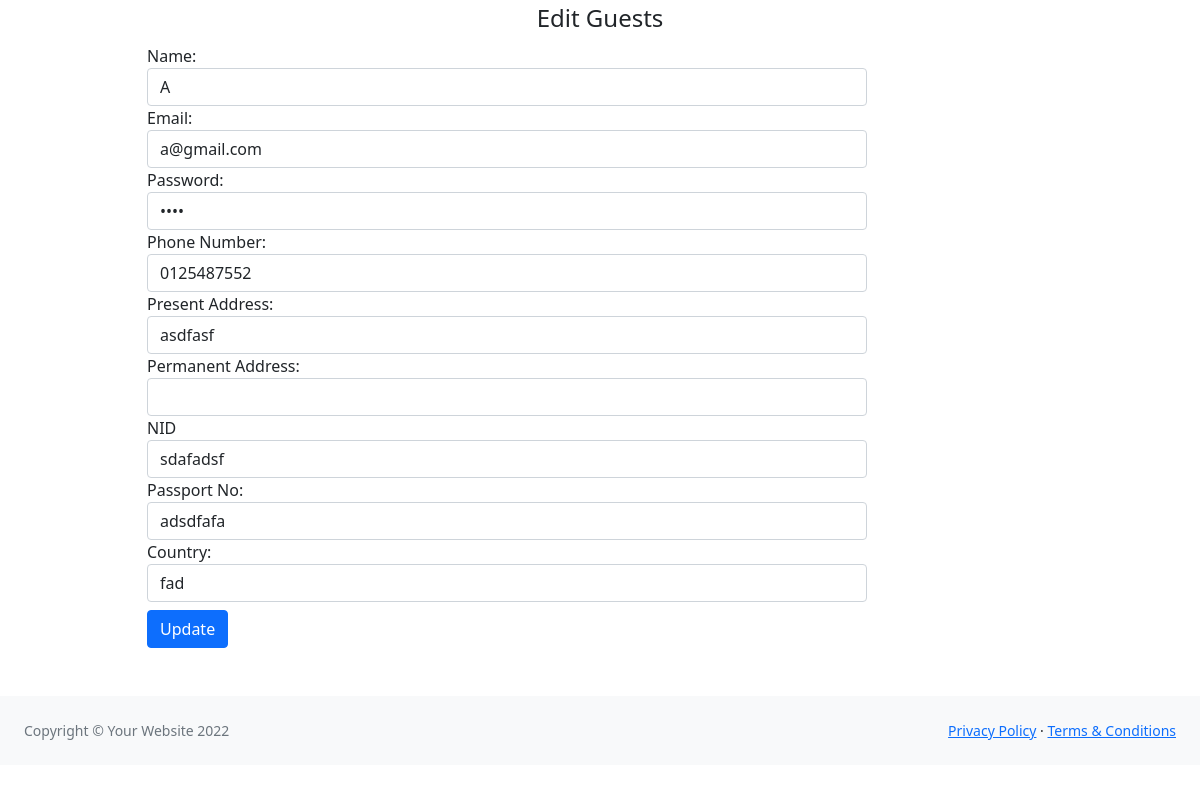
The app's page /admin/guest-edit.php?id=8 (signed in) with its own data.
### tables this page shows
CREATE TABLE `guests` (
  `id` int(11) NOT NULL,
  `user_id` int(11) NOT NULL,
  `name` varchar(128) NOT NULL,
  `email` varchar(128) DEFAULT NULL,
  `password` varchar(128) NOT NULL,
  `phone` varchar(20) DEFAULT NULL,
  `address1` varchar(256) DEFAULT NULL,
  `address2` varchar(256) DEFAULT NULL,
  `country` varchar(30) NOT NULL,
  `nid` varchar(30) DEFAULT NULL,
  `passportno` varchar(60) DEFAULT NULL,
  `created` timestamp NOT NULL DEFAULT current_timestamp()
);

### admin/guest-edit.php (the view, shortened to what this page needs)
<?php
$conn = db::connect();
if (isset($_GET['id'])) {
    $id = $_GET['id'];
    $q = "select * from guests where id ={$id} limit 1";
    $r = $conn->query($q);
    if ($r->num_rows) {
        $test = $r->fetch_assoc();
    } else {
        exit;
    }
} else exit;
?>
<?php require __DIR__ . '/components/header.php';
?>
</head>
<body>
    <div class="container">
        <form action="" method="post" enctype="multipart/form-data">
            <legend class="text-center">Edit Guests</legend>
            <div class="row">
                <div class="col-md-8 offset-md-1">
                    <div class="form-group">
                        <label>Name:</label>
                        <input type="text" name="name" value="<?= $test['name'] ?>" class="form-control">
                    </div>
                    <div class="form-group">
                        <label>Email:</label>
                        <input type="text" name="email" class="form-control" value="<?= $test['email'] ?>">
                    </div>
                    <div class="form-group">
                        <label>Password:</label>
                        <input type="password" name="password" class="form-control " value="<?= $test['password'] ?>">
                    </div>
                    <div class="form-group">
                        <label>Phone Number:</label>
                        <input type="text" name="phone" class="form-control" value="<?= $test['phone'] ?>">
                    </div>
                    <div class="form-group">
                        <label> Present Address:</label>
                        <input type="text" name="address1" class="form-control" value="<?= $test['address1'] ?>">
                    </div>
                    <div class="form-group">
                        <label> Permanent Address:</label>
                        <input type="text" name="address2" class="form-control" value="<?= $test['address2'] ?>">
                    </div>
                    <div class="form-group">
                        <label>NID</label>
                        <input type="text" name="nid" class="form-control" value="<?= $test['nid'] ?>">
                    </div>
                    <div class="form-group">
                        <label>Passport No:</label>
                        <input type="text" name="passport" class="form-control" value="<?= $test['passportno'] ?>">
                    </div>
                    <div class="form-group">
                        <label>Country:</label>
                        <input type="text" name="country" class="form-control mb-2" value="<?= $test['country'] ?>">
                    </div>
                    <div class="form-group">
                        <input type="submit" class="btn btn-primary" value="Update" name="update">
                    </div>
                </div>
            </div>
        </form>
    </div>
    <?php require __DIR__ . '/components/footer.php'; ?>
</body>
</html>

### records on screen
guests: name "A", email "a@gmail.com", phone "0125487552", address1 "asdfasf", nid "sdafadsf", passport "adsdfafa", country "fad"
